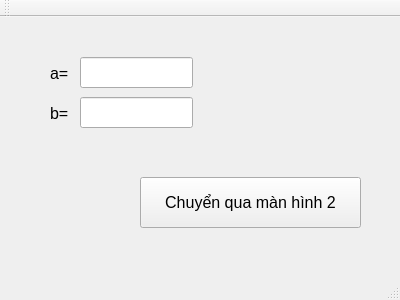
<?xml version="1.0" encoding="UTF-8"?>
<ui version="4.0">
 <class>MainWindow</class>
 <widget class="QMainWindow" name="MainWindow">
  <property name="geometry">
   <rect>
    <x>0</x>
    <y>0</y>
    <width>400</width>
    <height>300</height>
   </rect>
  </property>
  <property name="windowTitle">
   <string>MainWindow</string>
  </property>
  <widget class="QWidget" name="centralWidget">
   <widget class="QPushButton" name="pushButton">
    <property name="geometry">
     <rect>
      <x>140</x>
      <y>160</y>
      <width>221</width>
      <height>51</height>
     </rect>
    </property>
    <property name="font">
     <font>
      <pointsize>12</pointsize>
     </font>
    </property>
    <property name="text">
     <string>Chuyển qua màn hình 2</string>
    </property>
   </widget>
   <widget class="QLineEdit" name="text_a">
    <property name="geometry">
     <rect>
      <x>80</x>
      <y>40</y>
      <width>113</width>
      <height>31</height>
     </rect>
    </property>
    <property name="font">
     <font>
      <pointsize>12</pointsize>
     </font>
    </property>
   </widget>
   <widget class="QLineEdit" name="text_b">
    <property name="geometry">
     <rect>
      <x>80</x>
      <y>80</y>
      <width>113</width>
      <height>31</height>
     </rect>
    </property>
    <property name="font">
     <font>
      <pointsize>12</pointsize>
     </font>
    </property>
   </widget>
   <widget class="QLabel" name="label">
    <property name="geometry">
     <rect>
      <x>50</x>
      <y>50</y>
      <width>46</width>
      <height>13</height>
     </rect>
    </property>
    <property name="font">
     <font>
      <pointsize>12</pointsize>
     </font>
    </property>
    <property name="text">
     <string>a=</string>
    </property>
   </widget>
   <widget class="QLabel" name="label_2">
    <property name="geometry">
     <rect>
      <x>50</x>
      <y>90</y>
      <width>46</width>
      <height>13</height>
     </rect>
    </property>
    <property name="font">
     <font>
      <pointsize>12</pointsize>
     </font>
    </property>
    <property name="text">
     <string>b=</string>
    </property>
   </widget>
  </widget>
  <widget class="QMenuBar" name="menuBar">
   <property name="geometry">
    <rect>
     <x>0</x>
     <y>0</y>
     <width>400</width>
     <height>21</height>
    </rect>
   </property>
  </widget>
  <widget class="QToolBar" name="mainToolBar">
   <attribute name="toolBarArea">
    <enum>TopToolBarArea</enum>
   </attribute>
   <attribute name="toolBarBreak">
    <bool>false</bool>
   </attribute>
  </widget>
  <widget class="QStatusBar" name="statusBar"/>
 </widget>
 <layoutdefault spacing="6" margin="11"/>
 <resources/>
 <connections/>
</ui>
